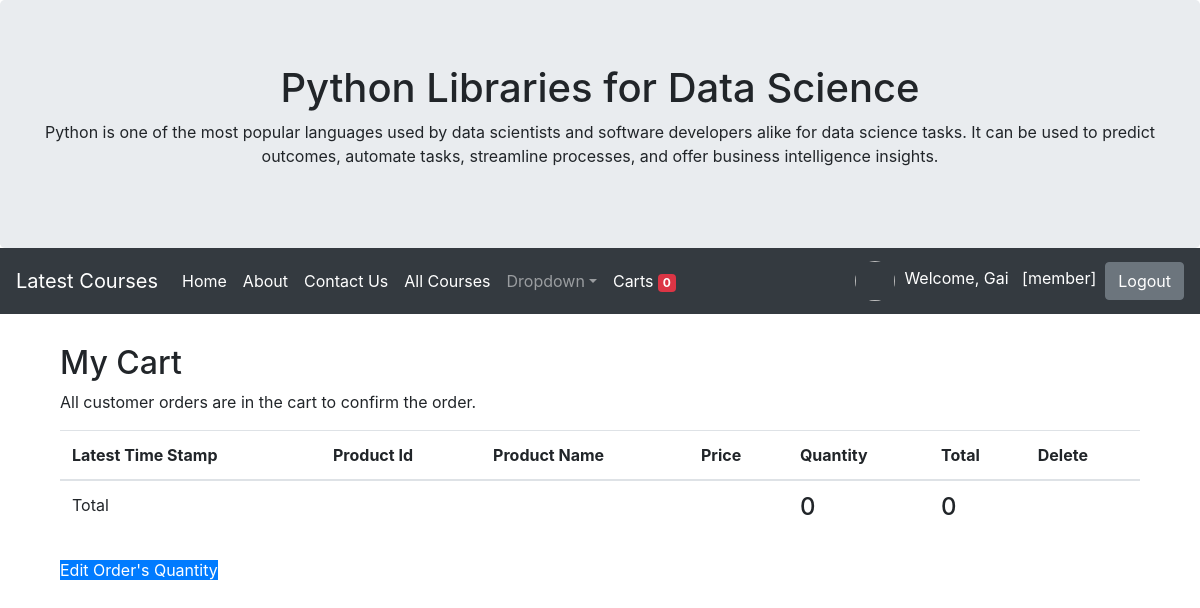
The app's page /mycart/ (signed in), older data.
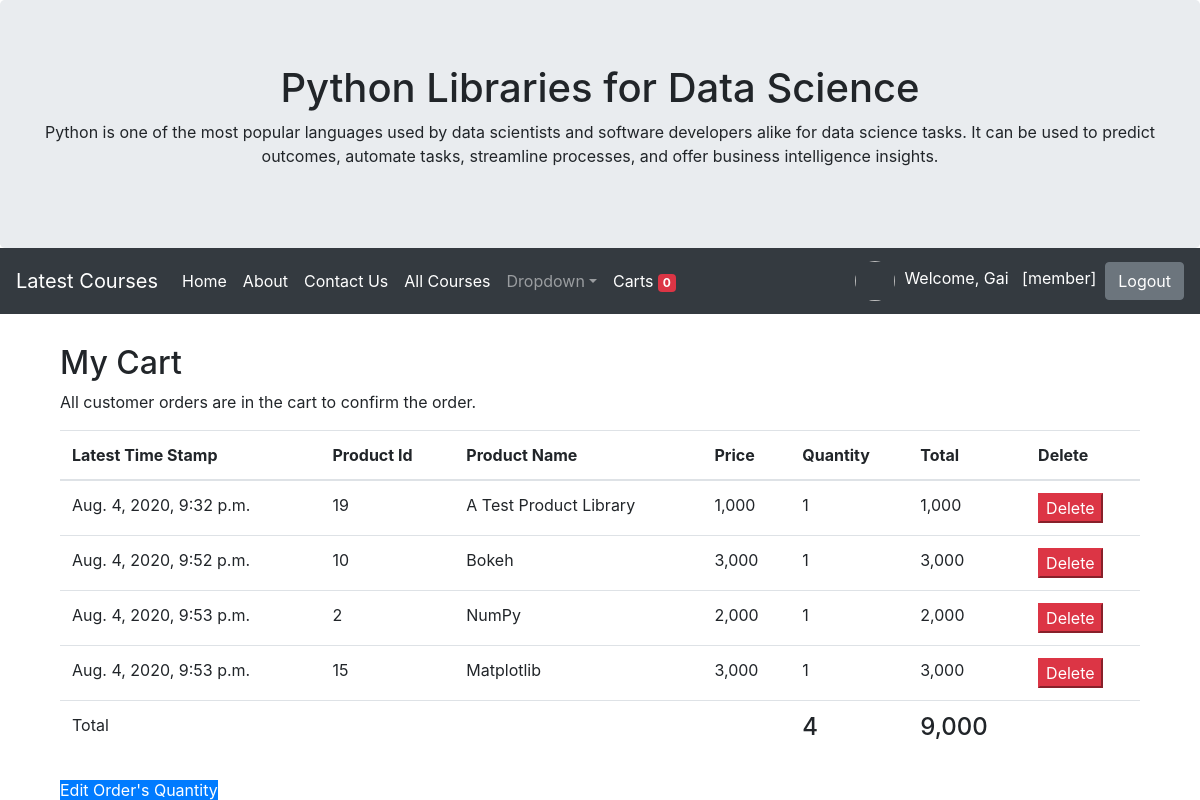
The same page, newer data.
### myapp/models.py (models this page shows)
class Cart(models.Model):
	user = models.ForeignKey(User,on_delete=models.CASCADE)
	productid = models.CharField(max_length=100)
	productname = models.CharField(max_length=100)
	price = models.IntegerField()
	quantity = models.IntegerField()
	total = models.IntegerField()
	stamp = models.DateTimeField(auto_now_add=True, blank=True, null=True)

### myapp/views.py (the view, shortened to what this page needs)
# urls.py: path('mycart/', MyCart, name = 'mycart-page'),
def MyCart(request):
	username = request.user.username
	user = User.objects.get(username=username)
	context = {}
	mycart = Cart.objects.filter(user = user)
	count = sum([c.quantity for c in mycart]) #รวมจำนวนสินค้า
	total = sum([c.total for c in mycart]) #รวมราคา
	context['mycart'] = mycart #โยนข้อมูลที่เราถึงมาจากบรรทัดข้างบนเพื่อแนบไปกับ context
	context['count'] = count
	context['total'] = total
	return render(request,'myapp/mycart.html',context)

### myapp/template/myapp/mycart.html (shortened to what this page needs)
{% extends 'myapp/base.html' %}
{% load humanize %}
{% block content %}
	<div class="container">
	  <h2>My Cart</h2>
	  <p>All customer orders are in the cart to confirm the order.</p>
	  <table class="table">
		<thead>
		  <tr>
		  	<th>Latest Time Stamp</th>
			<th>Product Id</th>
			<th>Product Name</th>
			<th>Price</th>
			<th>Quantity</th>
			<th>Total</th>
			<th>Delete</th>
		  </tr>
		</thead>
		<tbody>
		{% for pd in mycart %}
		  <tr>
			<td>{{pd.stamp}}</td>
			<td>{{pd.productid}}</td>
			<td>{{pd.productname}}</td>
			<td>{{pd.price|intcomma}}</td>
			<td>{{pd.quantity}}</td>
			<td>{{pd.total|intcomma}}</td>
			<form method="POST" id="form{{pd.productid}}" onsubmit="return confirm('Confirm Delete!!')">
				<td><button type="submit" form="form{{pd.productid}}" class="bth btn-danger">Delete</button></td>
			</form>
		  </tr>
		 {% endfor %}
		 <tr>
		 	<td>Total</td>
			<td></td>
			<td></td>
			<td></td>
			<td><h4>{{count}}</h4></td>
			<td><h4>{{total|intcomma}}</h4></td>
			<td></td>
		 </tr>
		</tbody>
	  </table>
	  <a href="{% url 'mycartedit-page' %}" class="bth btn-primary">Edit Order's Quantity</a>
	</div>
{% endblock content %}

Row changes from the older to the newer data that the page shows:
added Cart: stamp "Aug. 4, 2020, 9:32 p.m.", productid "19", productname "A Test Product Library", price "1,000", quantity "1", total "1,000"
added Cart: stamp "Aug. 4, 2020, 9:52 p.m.", productid "10", productname "Bokeh", price "3,000", quantity "1", total "3,000"
added Cart: stamp "Aug. 4, 2020, 9:53 p.m.", productid "2", productname "NumPy", price "2,000", quantity "1", total "2,000"
added Cart: stamp "Aug. 4, 2020, 9:53 p.m.", productid "15", productname "Matplotlib", price "3,000", quantity "1", total "3,000"
Text that changed along with them:
{{ count }}: "0" → "4"
{{ total|intcomma }}: "0" → "9,000"
